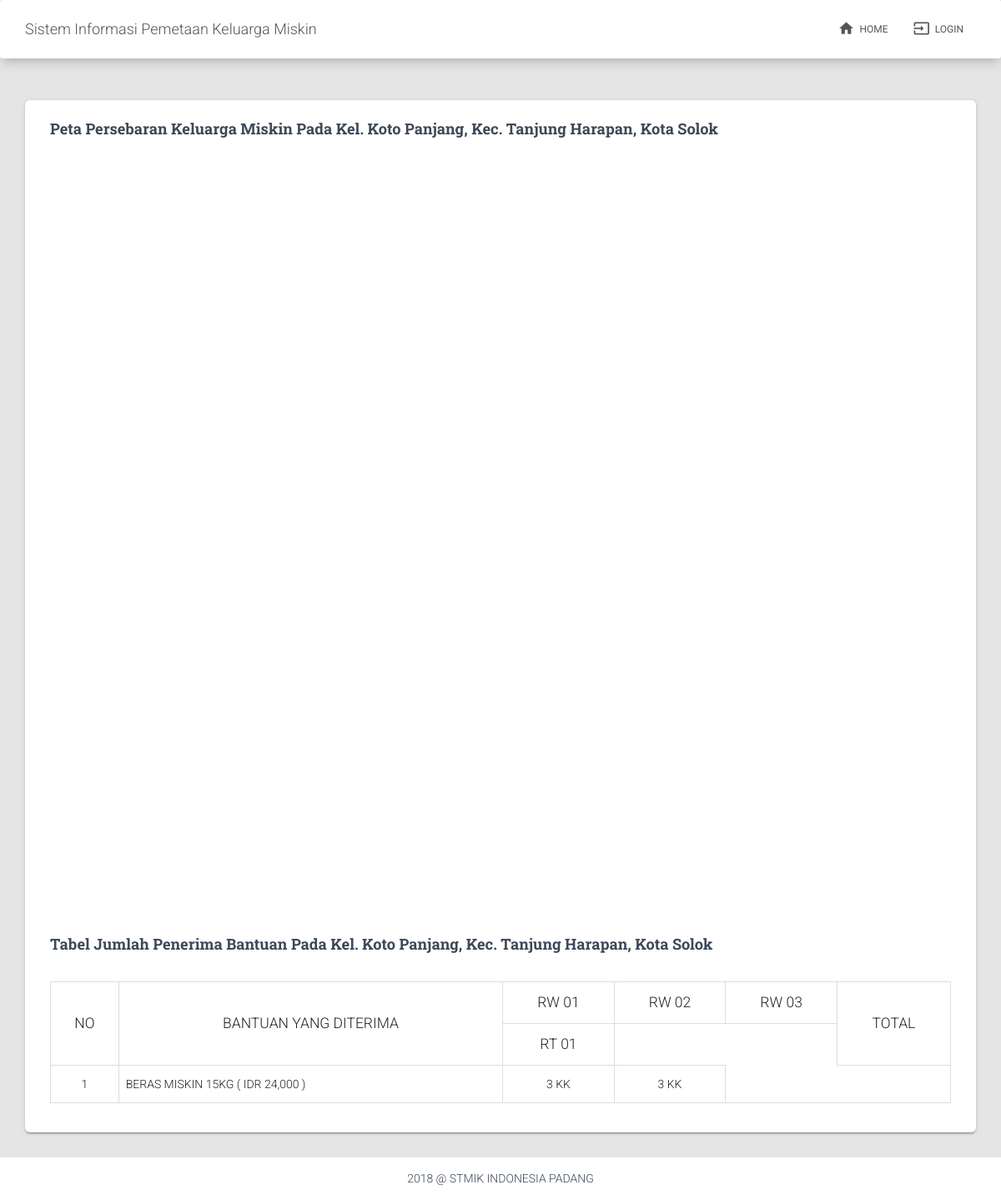
Page /home.php on the earlier database version.
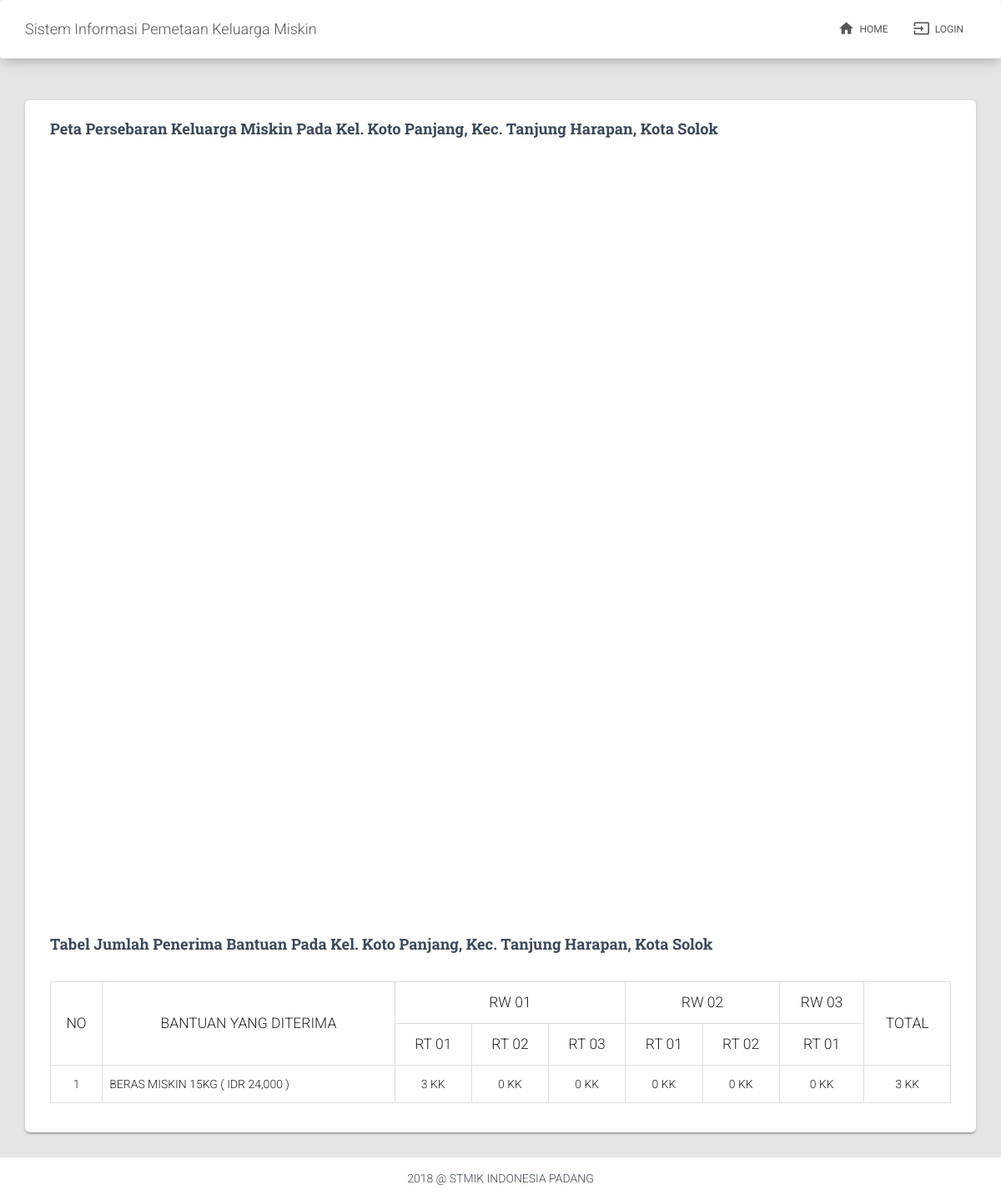
Same page on the later database version.
### tables this page shows
CREATE TABLE `rw` (
  `id` int(11) NOT NULL AUTO_INCREMENT,
  `nama_rw` varchar(3) NOT NULL,
  `ketua_rw` varchar(50) NOT NULL,
  PRIMARY KEY (`id`)
);

CREATE TABLE `rt` (
  `id` int(11) NOT NULL AUTO_INCREMENT,
  `rw_id` int(11) NOT NULL,
  `nama_rt` varchar(10) NOT NULL,
  `ketua_rt` varchar(50) NOT NULL,
  PRIMARY KEY (`id`)
);

CREATE TABLE `bantuan` (
  `id` int(11) NOT NULL AUTO_INCREMENT,
  `nama_bantuan` varchar(100) NOT NULL,
  `banyak_bantuan` int(11) NOT NULL,
  `satuan` enum('kg','liter') NOT NULL,
  `nominal` int(11) NOT NULL,
  PRIMARY KEY (`id`)
);

### cores/function.php (called while the page is built, shortened)
<?php
	function koneksi() {
		$host = 'localhost';
		$user = 'root';
		$pass = '';
		$db = 'dbraskin';
		$conn = mysqli_connect($host, $user, $pass, $db);
		return $conn;
	}
	function getListRtByRw($rw_id) {
		$list_data = [];
		$conn = koneksi();
		$query = "SELECT * FROM rt WHERE rw_id ='$rw_id' ORDER BY nama_rt";
		$procs = mysqli_query($conn, $query);
		while($row = mysqli_fetch_array($procs)) {
			$list_data[] = $row;
		}
		return $list_data;
	}
?>

### home.php (the view, shortened to what this page needs)
<?php
	include 'cores/function.php';
	$conn = koneksi();
?>
<!doctype html>
<html lang="en">
<head>
	<link rel="stylesheet" href="https://maxcdn.bootstrapcdn.com/font-awesome/latest/css/font-awesome.min.css" />
	<link href="assets/vendors/material-kit-pro/assets/css/bootstrap.min.css" rel="stylesheet" />
	<link href="assets/vendors/material-kit-pro/assets/css/material-icons.css" rel="stylesheet"/>
	<link href="assets/vendors/material-kit-pro/assets/css/material-kit.css" rel="stylesheet"/>
</head>
<body class="index-page">
	<nav class="navbar navbar-default">
		<div class="container">
			<div class="navbar-header">
				<a class="navbar-brand" href="">Sistem Informasi Pemetaan Keluarga Miskin</a>
			</div>
			<div class="collapse navbar-collapse" id="example-navbar-primary">
				<ul class="nav navbar-nav navbar-right">
					<li>
						<a href="home.php">
							<i class="material-icons">home</i>
							HOME
						</a>
					</li>
					<li>
						<a href="login.php">
							<i class="material-icons">input</i>
							LOGIN
						</a>
					</li>
				</ul>
			</div>
		</div>
	</nav>
	<div class="container">
		<div class="row">
			<div class="col-md-12">
				<div class="card card-blog">
					<div class="card-content">
						<h4 class="card-title">
							<a href="#">Peta Persebaran Keluarga Miskin Pada Kel. Koto Panjang, Kec. Tanjung Harapan, Kota Solok</a>
						</h4>
						<br>
						<div id="map" style="width: 100%; height: 850px;"></div>
						<br><br><br>
						<h4 class="card-title">
							<a href="#">Tabel Jumlah Penerima Bantuan Pada Kel. Koto Panjang, Kec. Tanjung Harapan, Kota Solok</a>
						</h4>
						<br>
						<div class="table-responsive">
							<table class="table table-bordered table-hover table-stripped">
								<thead>
									<tr>
										<th rowspan="2" class="text-center">NO</th>
										<th rowspan="2" class="text-center">BANTUAN YANG DITERIMA</th>
										<?php
											$rwDT = [];
											$rwQ = "SELECT * FROM rw ORDER BY nama_rw";
											$rwPRC = mysqli_query($conn, $rwQ);
											while($rwRO = mysqli_fetch_array($rwPRC)) {
												$rwDT[] = $rwRO;
											}
											foreach ($rwDT as $value) {
												$rtCNT = mysqli_query($conn, "SELECT COUNT(id) AS jumlah FROM rt WHERE rw_id = '".$value['id']."'");
												$count = mysqli_fetch_assoc($rtCNT)['jumlah'];
												echo '<th colspan="'.$count.'" class="text-center">RW '.$value['nama_rw'].'</th>';
											}
										?>
										<th rowspan="2" class="text-center">TOTAL</th>
									</tr>
									<tr>
										<?php
											foreach ($rwDT as $value) {
												$rtDT = getListRtByRw($value['id']);
												foreach ($rtDT as $value) {
													echo '<th class="text-center">RT '.$value['nama_rt'].'</th>';
												}
											}
										?>
									</tr>
								</thead>
								<tbody>
									<?php
										$bantuanDT = [];
										$bantuanQ = "SELECT * FROM bantuan";
										$bantuanPRC = mysqli_query($conn, $bantuanQ);
										while($bantuanRO = mysqli_fetch_array($bantuanPRC)) {
											$bantuanDT[] = $bantuanRO;
										}
									?>
									<?php foreach ($bantuanDT as $key => $value): ?>
										<tr>
											<td class="text-center"><?php echo $key+1 ?></td>
											<td><?php echo strtoupper($value['nama_bantuan'].' '.$value['banyak_bantuan'].$value['satuan'].' ( IDR '.number_format($value['nominal']).' )') ?></td>
											<?php
												$totalPenerima = 0;
												foreach ($rwDT as $value) {
													$rtDT = getListRtByRw($value['id']);
													foreach ($rtDT as $value2) {
														$countQ = mysqli_query($conn, "SELECT COUNT(id) AS jumlah FROM penerima WHERE rt_id = '".$value2['id']."' ");
														$jumlah = mysqli_fetch_assoc($countQ)['jumlah'];
														$totalPenerima = $totalPenerima + $jumlah;
														echo '<td class="text-center">'.$jumlah.' KK</td>';
													}
												}
											?>
											<td class="text-center"><?php echo $totalPenerima ?> KK</td>
										</tr>
									<?php endforeach ?>
								</tbody>
							</table>
						</div>
					</div>
				</div>
			</div>
		</div>
	</div>
	<footer class="footer footer-white">
		<div class="container text-center">
			2018 @ STMIK INDONESIA PADANG
		</div>
	</footer>
</body>
</html>

Differences in the rows shown:
added rt: nama_rt "02", jumlah "0", shown under rw (number 1 of 3 on the later page)
added rt: nama_rt "03", jumlah "0", shown under rw (number 1 of 3 on the later page)
added rt: nama_rt "01", jumlah "0", shown under rw (number 2 of 3 on the later page)
added rt: nama_rt "02", jumlah "0", shown under rw (number 2 of 3 on the later page)
added rt: nama_rt "01", jumlah "0", shown under rw (number 3 of 3 on the later page)
